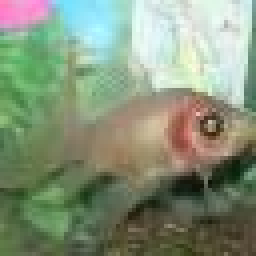
#> input picture img.jpg, 64 x 64 px (shown 4 times larger)
$ jupyter execute dct_gray.ipynb
#> lines starting #> are read from the running program, lines starting #| are printed output that depends on the picture
[cell 1]
import numpy as np
from scipy.fftpack import dct, idct
from PIL import Image
import matplotlib.pyplot as plt

[cell 2]
# Load the image as a grayscale numpy array.
image = np.array(Image.open('img.jpg').convert('L'))
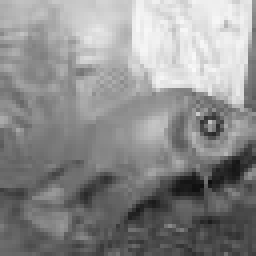
#> image: shape (64, 64) (shown 4 times larger); min 14, max 249, mean 140
plt.imshow(image, cmap='gray')

[cell 3]
# Compute the 2D DCT of the image.
dct_image = dct(dct(image, axis=0, norm='ortho'), axis=1, norm='ortho')
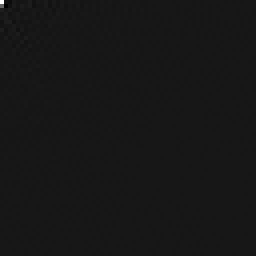
#> dct_image: shape (64, 64) float64 (shown 4 times larger); min -893.9, max 8959.6, mean 2.7; drawn with min black and max white

# Select the low-frequency space by keeping only a fraction r of the lowest frequency directions.
r = 0.1  # Select 10% of the lowest frequency directions.
num_cols = int(dct_image.shape[1] * r)
#> num_cols = 6
B_low_freq = dct(np.eye(dct_image.shape[0]), axis=0, norm='ortho')[:, :num_cols]

# Generate a random perturbation vector in the low-frequency space.
eps = 0.1  # Set the maximum magnitude of the perturbation.
r = np.random.normal(size=num_cols)
#> r = [1.76, 0.4, 0.979, 2.24, 1.87, -0.977]
delta_low_freq = eps * B_low_freq @ r

# Scale the perturbation vector.
delta_low_freq = np.clip(delta_low_freq, -eps, eps)

# Compute the perturbed image by adding the perturbation vector to the DCT image and applying the inverse DCT.
dct_perturbed_image = dct_image + delta_low_freq.reshape(1, -1)
perturbed_image = idct(idct(dct_perturbed_image, axis=0, norm='ortho'), axis=1, norm='ortho')

# Clip the pixel values to the valid range [0, 255].
perturbed_image = np.clip(perturbed_image, 0, 255).astype(np.uint8)

# plot the perturbed image.
plt.imshow(perturbed_image, cmap='gray')
